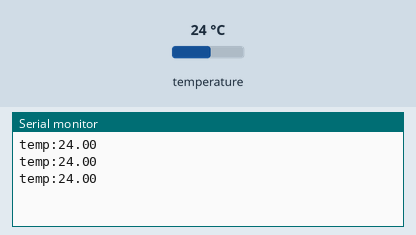
The sketch below on a simulated Arduino Uno, built with avr-gcc and run on an emulated ATmega328P. Shown: the last lines printed to the serial monitor. The test bench sets the inputs (shaded band); at power-on: temperature 24 °C.

Above: at 1.3 s.
1.4 s: temperature set to 12 °C
At 2.0 s:
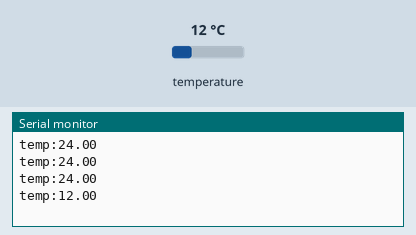
2.9 s: temperature set to 19 °C
At 3.5 s:
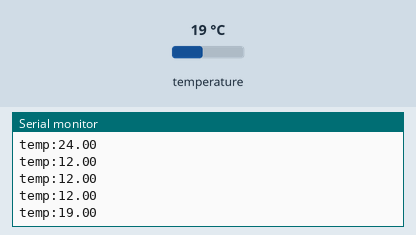
Timing chart, 0 to 5.9 s (numbered marks = the images above; inputs shaded):
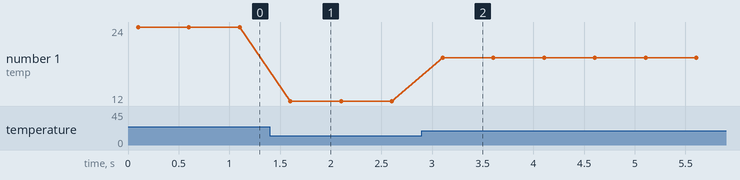

Measured:
- after the input at 1.4 s, the serial monitor: prints a new line after 0.20 s (image 1)
- after the input at 2.9 s, the serial monitor: prints a new line after 0.20 s (image 2)
- plotted number 1: 24 → 12 after the input at 1.4 s, 12 → 19 after the input at 2.9 s

The sketch:

Accelerometer.ino
```cpp
//# (SCL, SDA)
//i2c = busio.I2C(board.GP17, board.GP16)
//lis3dh = adafruit_lis3dh.LIS3DH_I2C(i2c, address=0x19)


// This example use I2C.
#include "LIS3DHTR.h"
#include <Wire.h>


// The Arduino pin connected to the I2C CLOCK (SCL)
const int SCL = 17;

// The Arduino pin connected to the I2C DATA (SDA)
const int SDA = 16;


LIS3DHTR<TwoWire> LIS; //IIC
#define WIRE Wire


void setup()
{
  Serial.begin(115200);
  while (!Serial)
  {
  };
  LIS.begin(WIRE); //IIC init dafault :0x18
  //LIS.begin(WIRE, 0x19); //IIC init
  LIS.openTemp();  //If ADC3 is used, the temperature detection needs to be turned off.
  //  LIS.closeTemp();//default
  delay(100);
  //  LIS.setFullScaleRange(LIS3DHTR_RANGE_2G);
  //  LIS.setFullScaleRange(LIS3DHTR_RANGE_4G);
  //  LIS.setFullScaleRange(LIS3DHTR_RANGE_8G);
  //  LIS.setFullScaleRange(LIS3DHTR_RANGE_16G);
  //  LIS.setOutputDataRate(LIS3DHTR_DATARATE_1HZ);
  //  LIS.setOutputDataRate(LIS3DHTR_DATARATE_10HZ);
  //  LIS.setOutputDataRate(LIS3DHTR_DATARATE_25HZ);
  LIS.setOutputDataRate(LIS3DHTR_DATARATE_50HZ);
  //  LIS.setOutputDataRate(LIS3DHTR_DATARATE_100HZ);
  //  LIS.setOutputDataRate(LIS3DHTR_DATARATE_200HZ);
  //  LIS.setOutputDataRate(LIS3DHTR_DATARATE_1_6KHZ);
  //  LIS.setOutputDataRate(LIS3DHTR_DATARATE_5KHZ);
  LIS.setHighSolution(true); //High solution enable
}
void loop()
{
  if (!LIS)
  {
    Serial.println("LIS3DHTR didn't connect.");
    while (1)
      ;
    return;
  }
  //3 axis
  //  Serial.print("x:"); Serial.print(LIS.getAccelerationX()); Serial.print("  ");
  //  Serial.print("y:"); Serial.print(LIS.getAccelerationY()); Serial.print("  ");
  //  Serial.print("z:"); Serial.println(LIS.getAccelerationZ());
  //ADC
  //    Serial.print("adc1:"); Serial.println(LIS.readbitADC1());
  //    Serial.print("adc2:"); Serial.println(LIS.readbitADC2());
  //    Serial.print("adc3:"); Serial.println(LIS.readbitADC3());

  //temperature
  Serial.print("temp:");
  Serial.println(LIS.getTemperature());
  delay(500);
}
```
